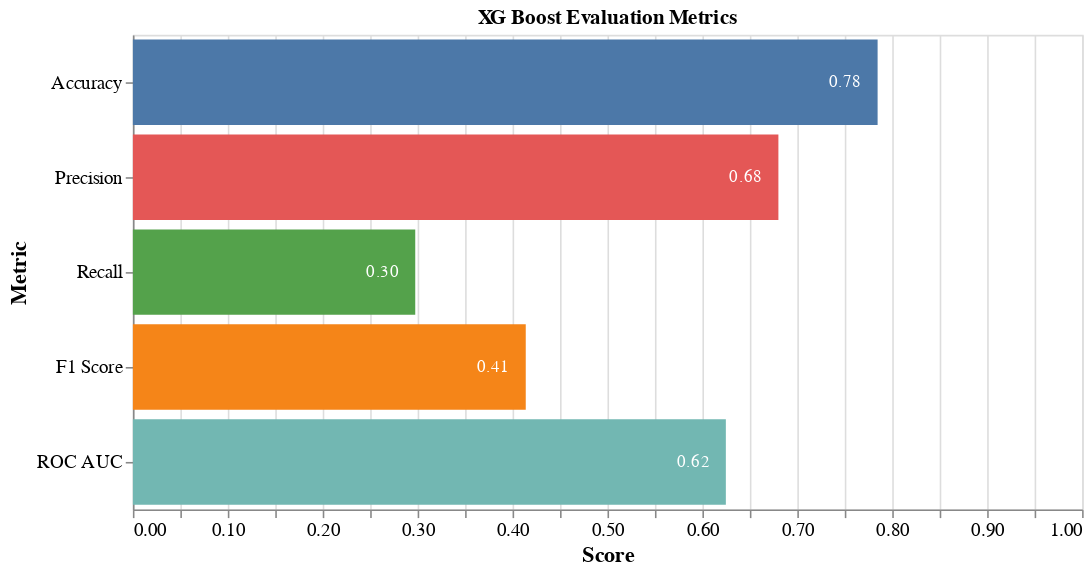

The notebook cell saved with this chart:
### Code cell
metrics_scores = {
    "Accuracy": accuracy,
    "Precision": precision,
    "Recall": recall,
    "F1 Score": f1,
    "ROC AUC": roc_auc,
}

df_metrics = pd.DataFrame(list(metrics_scores.items()), columns=["Metric", "Score"])

base = alt.Chart(df_metrics).encode(
    y=alt.Y("Metric:N", axis=alt.Axis(title="Metric"), sort=df_metrics["Metric"].values),
    x=alt.X("Score:Q", axis=alt.Axis(title="Score"), scale=alt.Scale(domain=[0, 1])),
)

bar = base.mark_bar().encode(
    color=alt.Color("Metric:N", legend=None), text=alt.Text("Score:Q", format=".2f")
)

text = base.mark_text(
    align="right",
    baseline="middle",
    color="white",
    dx=-10,
).encode(text=alt.Text("Score:Q", format=".2f"))

chart = (
    (bar + text)
    .properties(title=f"{MODEL_NAME} Evaluation Metrics", width=600, height=300)
    .configure_axis(labelFontSize=12, titleFontSize=14)
)

# Can't get this one to save programmatically :(
# from altair_saver import save
# chart.save(f"./visualizations/{MODEL}_metrics.png")
# save(chart, f"./visualizations/{MODEL}_metrics.png")

chart

### Figure 1 — Vega-Lite specification as saved in the notebook (floating-point values rounded to 4 significant figures)
{"config": {"view": {"continuousWidth": 300, "continuousHeight": 300}, "axis": {"labelFontSize": 12, "titleFontSize": 14}}, "layer": [{"mark": {"type": "bar"}, "encoding": {"color": {"field": "Metric", "legend": null, "type": "nominal"}, "text": {"field": "Score", "format": ".2f", "type": "quantitative"}, "x": {"axis": {"title": "Score"}, "field": "Score", "scale": {"domain": [0, 1]}, "type": "quantitative"}, "y": {"axis": {"title": "Metric"}, "field": "Metric", "sort": ["Accuracy", "Precision", "Recall", "F1 Score", "ROC AUC"], "type": "nominal"}}}, {"mark": {"type": "text", "align": "right", "baseline": "middle", "color": "white", "dx": -10}, "encoding": {"text": {"field": "Score", "format": ".2f", "type": "quantitative"}, "x": {"axis": {"title": "Score"}, "field": "Score", "scale": {"domain": [0, 1]}, "type": "quantitative"}, "y": {"axis": {"title": "Metric"}, "field": "Metric", "sort": ["Accuracy", "Precision", "Recall", "F1 Score", "ROC AUC"], "type": "nominal"}}}], "data": {"name": "data-341ba66bda4e9d21b60fc97f42841827"}, "height": 300, "title": "XG Boost Evaluation Metrics", "width": 600, "$schema": "https://vega.github.io/schema/vega-lite/v5.14.1.json", "datasets": {"data-341ba66bda4e9d21b60fc97f42841827": [{"Metric": "Accuracy", "Score": 0.7846}, {"Metric": "Precision", "Score": 0.6801}, {"Metric": "Recall", "Score": 0.2975}, {"Metric": "F1 Score", "Score": 0.4139}, {"Metric": "ROC AUC", "Score": 0.6247}]}}
